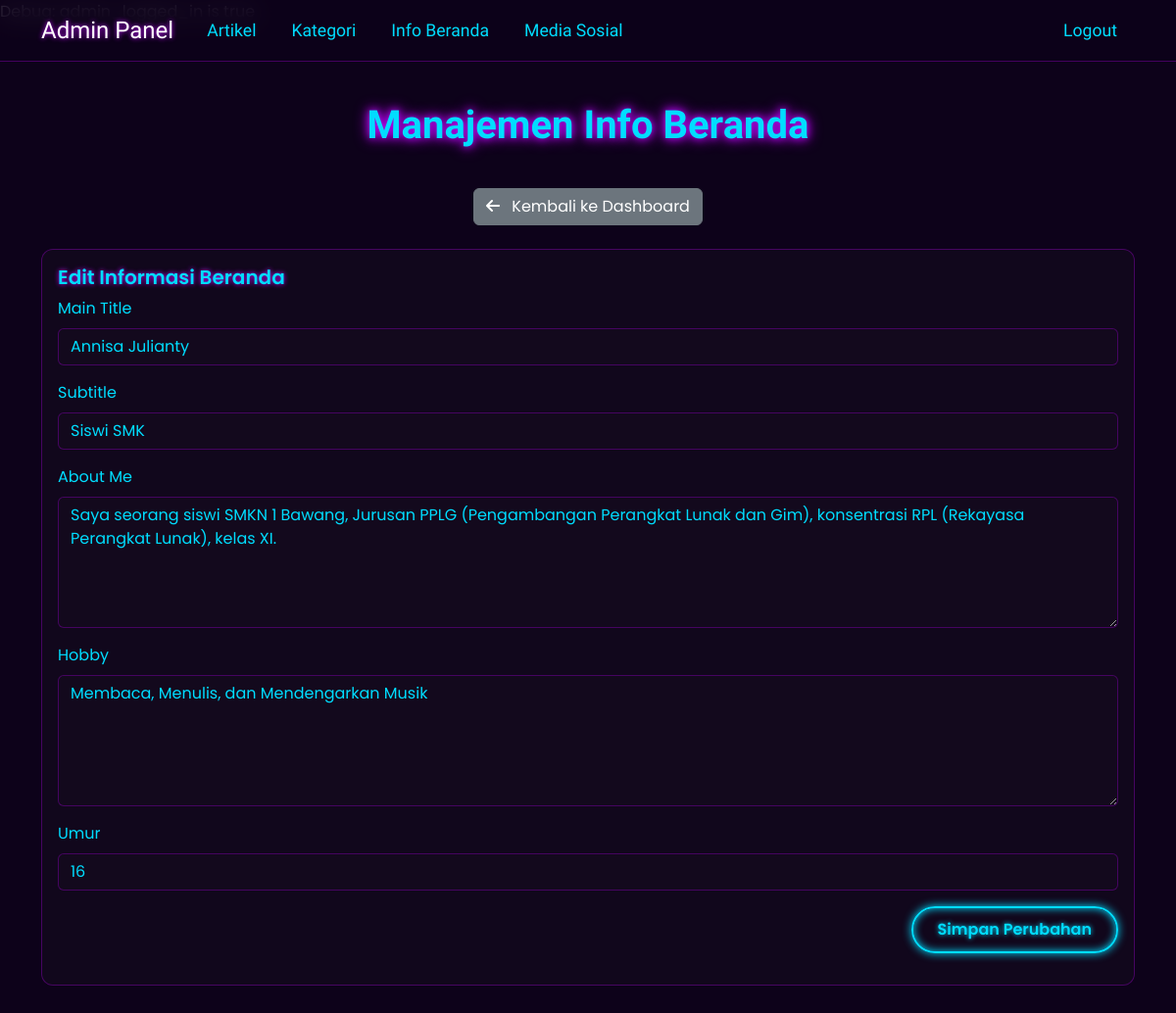
The app's page /admin/manage_home.php (signed in) with its own data.
### tables this page shows
CREATE TABLE `home_info` (
  `id` int(11) NOT NULL,
  `key` varchar(255) NOT NULL,
  `value` text NOT NULL
);

### admin/manage_home.php (the view, shortened to what this page needs)
<?php
require_once 'auth_check.php';
require_once '../config/database.php';
$home_info_items = $pdo->query("SELECT * FROM home_info ORDER BY id ASC")->fetchAll(PDO::FETCH_ASSOC);
?>
<!DOCTYPE html>
<html lang="id">
<head>
    <link href="https://cdn.jsdelivr.net/npm/bootstrap@5.3.3/dist/css/bootstrap.min.css" rel="stylesheet">
    <link rel="stylesheet" href="https://cdnjs.cloudflare.com/ajax/libs/font-awesome/6.5.2/css/all.min.css">
    <link rel="stylesheet" href="../css/style.css">
</head>
<body class="admin-page">
    <nav class="navbar navbar-expand-lg navbar-dark fixed-top">
        <div class="container">
            <a class="navbar-brand" href="dashboard.php">Admin Panel</a>
            <div class="collapse navbar-collapse">
                <ul class="navbar-nav">
                    <li class="nav-item"><a class="nav-link" href="dashboard.php">Artikel</a></li>
                    <li class="nav-item"><a class="nav-link" href="kategori.php">Kategori</a></li>
                    <li class="nav-item"><a class="nav-link" href="manage_home.php">Info Beranda</a></li>
                    <li class="nav-item"><a class="nav-link" href="manage_social_media.php">Media Sosial</a></li>
                </ul>
                <ul class="navbar-nav ms-auto">
                    <li class="nav-item"><a class="nav-link" href="logout.php">Logout</a></li>
                </ul>
            </div>
        </div>
    </nav>
    <section class="content-section content-section-padded">
        <div class="container">
            <h2 class="section-title">Manajemen Info Beranda</h2>
            <div class="text-center mb-4">
                <a href="dashboard.php" class="btn btn-secondary"><i class="fa-solid fa-arrow-left me-2"></i> Kembali ke Dashboard</a>
            </div>
            <div class="card">
                <div class="card-body">
                    <h5 class="card-title">Edit Informasi Beranda</h5>
                    <form action="manage_home.php" method="post">
                        <?php foreach ($home_info_items as $item): ?>
                            <div class="mb-3">
                                <label for="value_<?= $item['id'] ?>" class="form-label"><?= ucwords(str_replace('_', ' ', htmlspecialchars($item['key']))) ?></label>
                                <?php if ($item['key'] == 'about_me' || $item['key'] == 'hobby'): ?>
                                    <textarea name="value_<?= $item['id'] ?>" id="value_<?= $item['id'] ?>" class="form-control" rows="5"><?= htmlspecialchars($item['value']) ?></textarea>
                                <?php else: ?>
                                    <input type="text" name="value_<?= $item['id'] ?>" id="value_<?= $item['id'] ?>" class="form-control" value="<?= htmlspecialchars($item['value']) ?>" required>
                                <?php endif; ?>
                            </div>
                        <?php endforeach; ?>
                        <div class="d-flex justify-content-end">
                            <button type="submit" name="save_home_info" class="btn btn-custom">Simpan Perubahan</button>
                        </div>
                    </form>
                </div>
            </div>
        </div>
    </section>
</body>
</html>

### css/style.css (style rules this page uses)
:root { --neon-blue: #00ddff; --neon-purple: #bf00ff; --background-color: #0d021a; --card-color: rgba(20, 10, 30, 0.7); --text-color: #e0e0e0; --heading-color: #ffffff; --border-color: rgba(191, 0, 255, 0.3); }
body { font-family: 'Poppins', sans-serif; background-color: var(--background-color); color: var(--text-color); margin: 0; }
.content-section-padded { padding-top: 80px; }
.navbar { background-color: rgba(13, 2, 26, 0.8); backdrop-filter: blur(12px); border-bottom: 1px solid var(--border-color); font-family: 'Rajdhani', sans-serif; }
.navbar-collapse { justify-content: flex-end; }
.navbar-brand { color: var(--heading-color) !important; font-size: 1.5rem; text-shadow: 0 0 5px var(--neon-purple); }
.nav-link { color: var(--text-color) !important; margin: 0 10px; transition: all 0.3s ease; font-size: 1.1rem; }
.content-section { padding: 80px 0; animation: fadeIn 1s ease-in-out; }
.section-title { font-family: 'Rajdhani', sans-serif; color: var(--heading-color); font-size: 2.5rem; font-weight: 700; margin-bottom: 40px; text-align: center; position: relative; text-shadow: 0 0 8px var(--neon-purple), 0 0 15px var(--neon-purple); }
.section-title::after { display: none; }
.card { background-color: var(--card-color); border: 1px solid var(--border-color); border-radius: 12px; transition: all 0.3s ease; backdrop-filter: blur(5px); }
.card-title { color: var(--heading-color); font-weight: 600; text-shadow: 0 0 5px var(--neon-purple); }
.btn-custom { background-color: transparent; border: 2px solid var(--neon-blue); color: var(--neon-blue); padding: 10px 25px; border-radius: 50px; font-weight: 600; text-decoration: none; transition: all 0.3s ease; text-shadow: 0 0 5px var(--neon-blue); box-shadow: 0 0 10px var(--neon-blue), inset 0 0 8px var(--neon-blue); }
.admin-page .table, .admin-page .table th, .admin-page .table td, .admin-page .form-label, .admin-page .card-text, .admin-page .section-title, .admin-page .card-title, .admin-page .form-control, .admin-page .navbar .nav-link { color: var(--neon-blue) !important; }
.admin-page .form-control { background-color: var(--card-color); border-color: var(--border-color); }

### records on screen
home_info: key "Main Title", value "Annisa Julianty"
home_info: key "Subtitle", value "Siswi SMK"
home_info: key "About Me", id+value "Saya seorang siswi SMKN 1 Bawang, Jurusan PPLG (Pengambangan Perangkat Lunak dan Gim), konsentrasi RPL (Rekayasa Perangkat Lunak), kelas XI."
home_info: key "Hobby", id+value "Membaca, Menulis, dan Mendengarkan Musik"
home_info: key "Umur", value "16"
